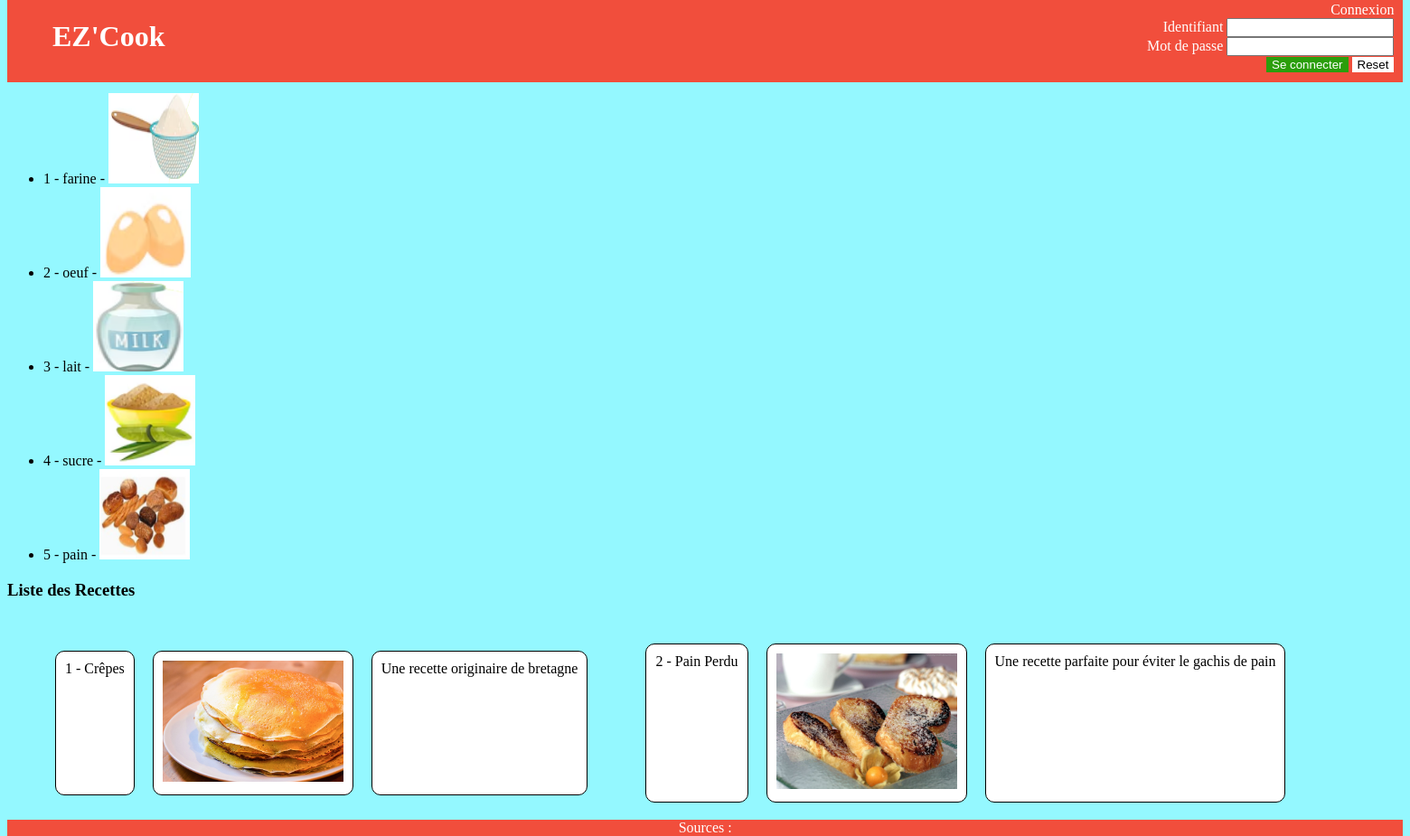
/connexion.php, run on an earlier commit of the app's database.
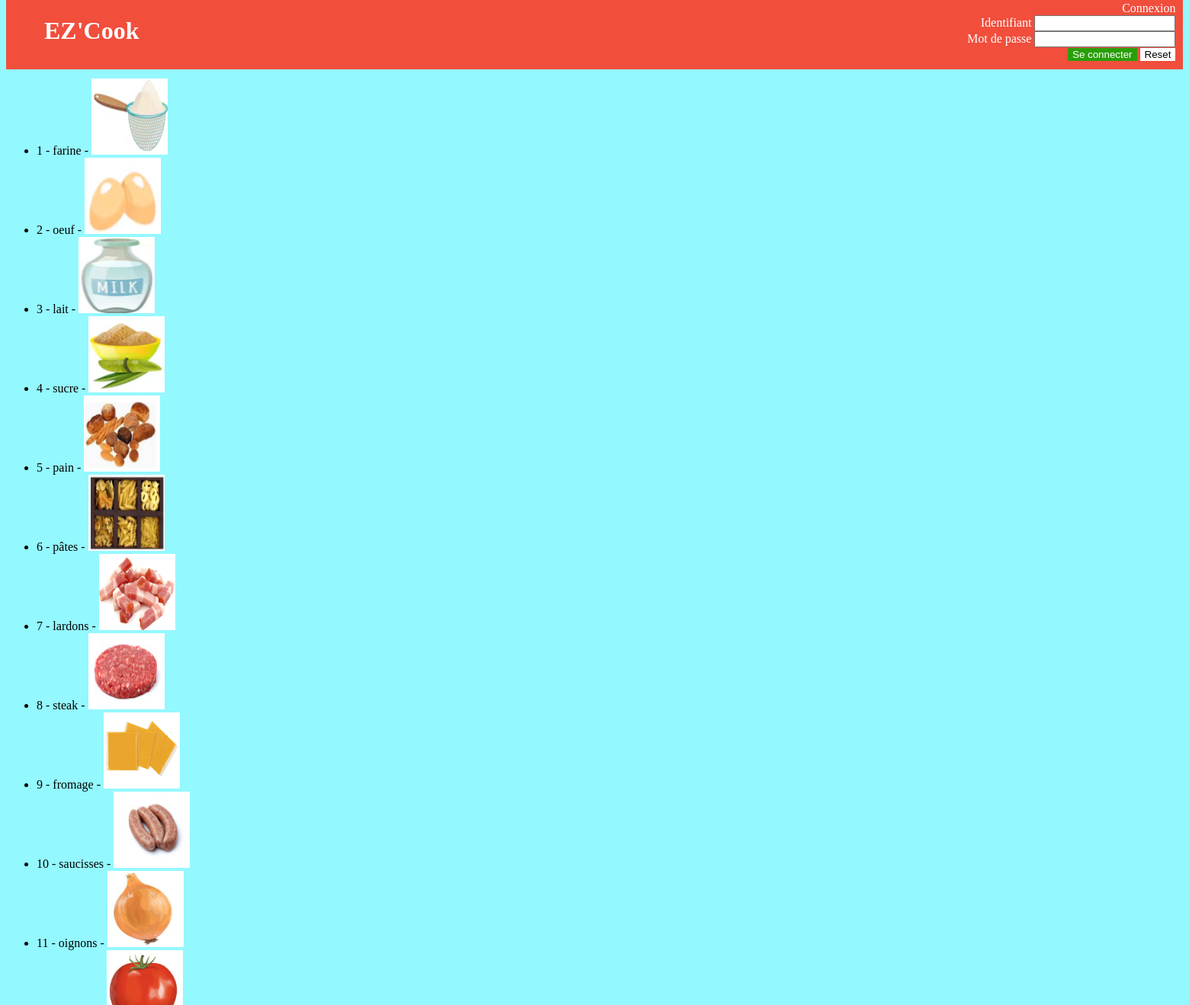
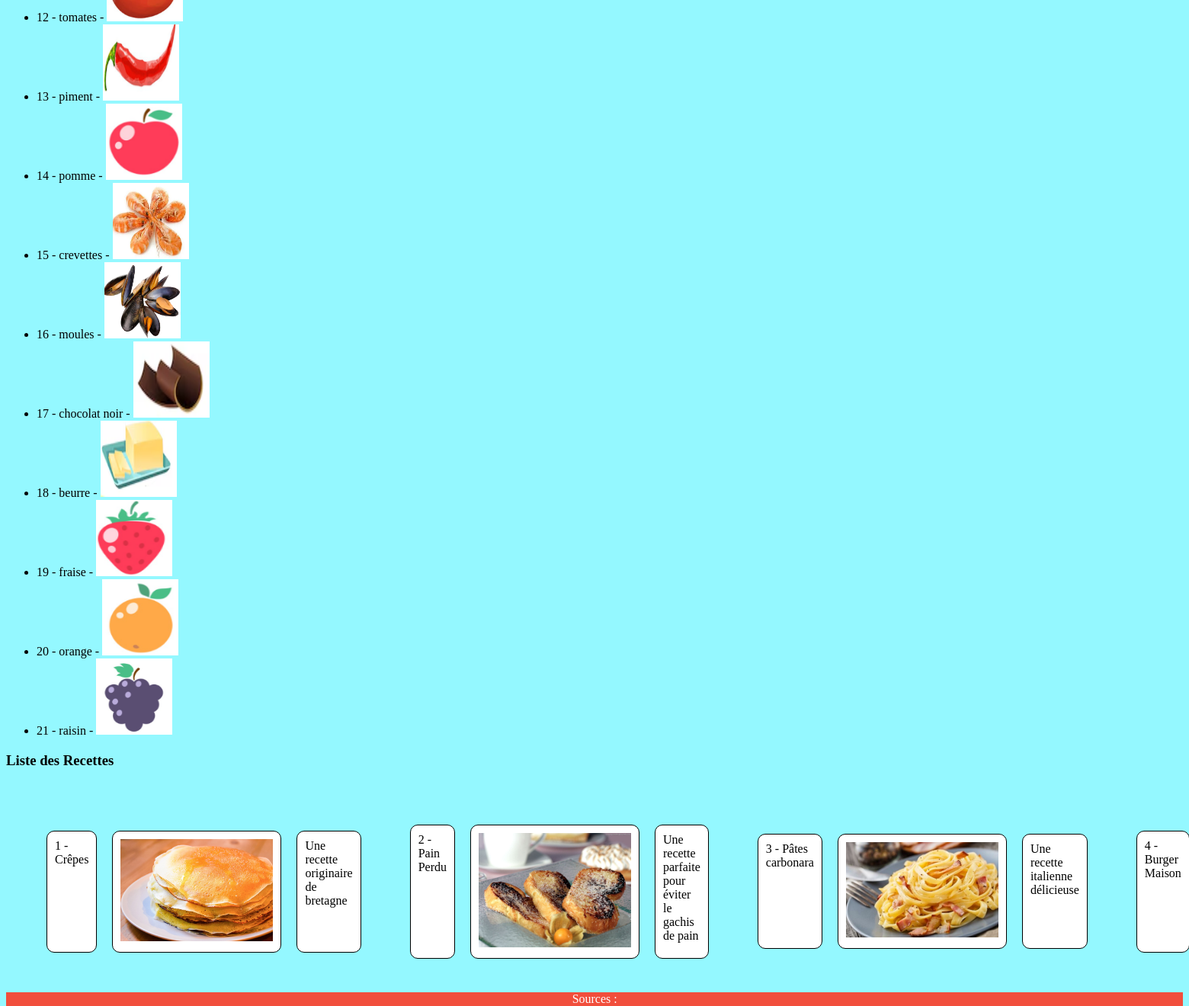
And on a later commit of the database (2 pictures, top to bottom).
### tables this page shows
CREATE TABLE `ingredient` (
  `idIng` int(10) NOT NULL,
  `nomIng` varchar(255) DEFAULT NULL,
  `photoIng` varchar(255) DEFAULT NULL
);

CREATE TABLE `recette` (
  `id` int(10) UNSIGNED NOT NULL,
  `titre` varchar(255) DEFAULT NULL,
  `listeIng` longtext DEFAULT NULL CHECK (json_valid(`listeIng`)),
  `description` varchar(2000) DEFAULT NULL,
  `photo` varchar(255) DEFAULT NULL,
  `listeTag` longtext DEFAULT NULL CHECK (json_valid(`listeTag`))
);

### DataBase.php (called while the page is built, shortened)
<?php
class DataBase{
    public static function chargerIngredients($pdo): array{
        $sqlAllIng = "SELECT * FROM Ingredient" ;
        $statement = $pdo->prepare($sqlAllIng) ;
        $statement->execute() or die(var_dump($statement->errorInfo())) ;
        $result = $statement->fetchAll(PDO::FETCH_ASSOC);
        return $result;
    }
    public static function chargerRecettes($pdo): array{
        $sqlAllRecettes = "SELECT * FROM Recette" ;
        $statement = $pdo->prepare($sqlAllRecettes) ;
        $statement->execute() or die(var_dump($statement->errorInfo())) ;
        $result = $statement->fetchAll(PDO::FETCH_ASSOC);
        return $result;
    }
} ?>

### connexion.php (the view, shortened to what this page needs)
<?php require_once __DIR__.DIRECTORY_SEPARATOR."Template.php";
include_once __DIR__.DIRECTORY_SEPARATOR."DataBase.php";
$pdo = DataBase::getConnection();
$result = DataBase::chargerIngredients($pdo);
?>
<br><br>
<h3>Liste des ingrédients</h3>
<ul class="ingredients-list">
<?php foreach ($result as $ingre): ?>
    <li><?= $ingre['idIng'] ?> - <?= $ingre['nomIng'] ?> - <img src="<?= $ingre['photoIng'] ?>" alt="Photo <?= $ingre['nomIng'] ?>"> </li>
<?php endforeach;?>
</ul>
<h3> Liste des Recettes </h3>
<?php
$result = DataBase::chargerRecettes($pdo);
?>
<table id="tableRecettes">
    <?php foreach ($result as $recette): ?>
        <td>
            <ul class="recettes-list">
                <li><?= $recette['id'] ?> - <?= $recette['titre'] ?></li>
                <li> <img src="<?= $recette['photo'] ?>" alt="Photo <?= $recette['titre'] ?>" width="200px"> </li>
                <li> <?= $recette['description'] ?> </li>
            </ul>
        </td>
    <?php endforeach;?>
</table>
<?php $content=ob_get_clean(); Template::render($content) ?>

### Template.php (shortened to what this page needs)
<?php
class Template
{
    public static function render(String $content) : void{?>
        <!doctype html>
        <html lang="en">
        <head>
        </head>
        <body>
            <?php include "header.php" ?>
            <div id="injected-content">
                <?php echo $content?>
            </div>
            <?php include "footer.php" ?>
        </body>
        </html>
    <?php
    }
}

### header.php (shortened to what this page needs)
<!DOCTYPE html>
<html lang="fr">
<head>
    <link rel="stylesheet" href="main.css">
</head>
<body>
<header id="mainHeader">
        <h1 id="mainTitle">EZ'Cook</h1>
        <?php if (!isset($_SESSION['login'])):?>
        <div id="formConnect">
            <div id="adminTitle">Connexion</div>
            <form method="post", id="formCo" action="login.php">
                <label>Identifiant</label>
                <input id="login" type="text" name="login"><br>
                <label>Mot de passe</label>
                <input id="password" type="password" name="password"><br>
                <button id="connection" type="submit">Se connecter</button>
                <button id="reset" type="reset">Reset</button>
            </form>
        </div>
        <?php else:?>
            <form action="logout.php">
                <button id="disconnect">Logout</button>
            </form>
        <?php endif;?>
    </header>
</body>
</html>

### footer.php (shortened to what this page needs)
<!DOCTYPE html>
<html lang="fr">
<head>
    <link rel="stylesheet" href="main.css">
</head>
<footer id="mainFooter">
        Sources :
    </footer>

### main.css (style rules this page uses)
#mainHeader, #mainFooter { background-color: rgb(241, 78, 60); text-align: center; color: white; margin:0%; }
#mainTitle { align-items: center; text-align: center; margin-left: 50px; }
#formConnect { text-align: right; align-items: center; padding-right: 10px; }
#mainHeader { position: fixed; top: 0; width: 99%; padding-top: 1px; padding-bottom: 10px; display: flex; justify-content: space-between; align-items: center; }
#connection { align-self: center; background-color: rgb(43, 158, 11); color:white; border: 0; }
#reset { align-self: center; background-color: rgb(255, 255, 255); border: 0; }
body { font-family: 'Lucida Sans'; background-color: rgb(148, 248, 255); }
#mainFooter { position: fixed; bottom: 0; width: 99%; }
.recettes-list { display: flex; flex-direction: row; }
.recettes-list li { list-style-type: none; margin: 10px; padding: 10px; border: 1px solid black; border-radius: 10px; background-color: rgb(255, 255, 255); }
.ingredients-list img { width: 100px; height: 100px; }

What changed in the data, as far as the page shows it:
added ingredient: idIng "6", nomIng "pâtes", photoIng (picture)
added ingredient: idIng "7", nomIng "lardons", photoIng+nomIng (picture)
added ingredient: idIng "8", nomIng "steak", photoIng+nomIng (picture)
added ingredient: idIng "9", nomIng "fromage", photoIng+nomIng (picture)
added ingredient: idIng "10", nomIng "saucisses", photoIng+nomIng (picture)
added ingredient: idIng "11", nomIng "oignons", photoIng+nomIng (picture)
added ingredient: idIng "12", nomIng "tomates", photoIng+nomIng (picture)
added ingredient: idIng "13", nomIng "piment", photoIng+nomIng (picture)
added ingredient: idIng "14", nomIng "pomme", photoIng+nomIng (picture)
added ingredient: idIng "15", nomIng "crevettes", photoIng+nomIng (picture)
added ingredient: idIng "16", nomIng "moules", photoIng+nomIng (picture)
added ingredient: idIng "17", nomIng "chocolat noir", photoIng (picture)
added ingredient: idIng "18", nomIng "beurre", photoIng+nomIng (picture)
added ingredient: idIng "19", nomIng "fraise", photoIng+nomIng (picture)
added ingredient: idIng "20", nomIng "orange", photoIng+nomIng (picture)
added ingredient: idIng "21", nomIng "raisin", photoIng+nomIng (picture)
added recette: id "3", titre "Pâtes carbonara", photo (picture), description "Une recette italienne délicieuse"
added recette: id "4", titre "Burger Maison"
